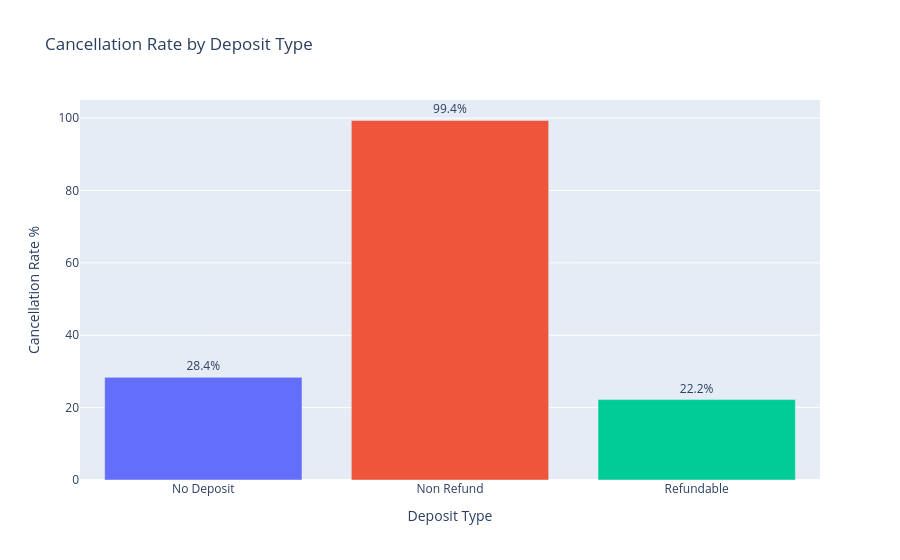

Here is the notebook cell this chart was saved with:
### Code cell
fig = px.bar(
    deposit_cancel, x="Deposit Type", y="Cancellation Rate %",
    color="Deposit Type", text="Cancellation Rate %",
    title="Cancellation Rate by Deposit Type"
)
fig.update_traces(texttemplate="%{text:.1f}%", textposition="outside")
fig.update_layout(showlegend=False, yaxis_range=[0, 105])
fig.show()

### Figure 1 — Plotly figure (JSON) as saved in the notebook; plotly's stock layout.template omitted (floating-point values rounded to 4 significant figures)
{"data": [{"hovertemplate": "Deposit Type=%{x}<br>Cancellation Rate %=%{text}<extra></extra>", "legendgroup": "No Deposit", "marker": {"color": "#636efa", "pattern": {"shape": ""}}, "name": "No Deposit", "orientation": "v", "showlegend": true, "text": [28.37], "textposition": "outside", "texttemplate": "%{text:.1f}%", "type": "bar", "x": ["No Deposit"], "xaxis": "x", "y": [28.37], "yaxis": "y"}, {"hovertemplate": "Deposit Type=%{x}<br>Cancellation Rate %=%{text}<extra></extra>", "legendgroup": "Non Refund", "marker": {"color": "#EF553B", "pattern": {"shape": ""}}, "name": "Non Refund", "orientation": "v", "showlegend": true, "text": [99.36], "textposition": "outside", "texttemplate": "%{text:.1f}%", "type": "bar", "x": ["Non Refund"], "xaxis": "x", "y": [99.36], "yaxis": "y"}, {"hovertemplate": "Deposit Type=%{x}<br>Cancellation Rate %=%{text}<extra></extra>", "legendgroup": "Refundable", "marker": {"color": "#00cc96", "pattern": {"shape": ""}}, "name": "Refundable", "orientation": "v", "showlegend": true, "text": [22.22], "textposition": "outside", "texttemplate": "%{text:.1f}%", "type": "bar", "x": ["Refundable"], "xaxis": "x", "y": [22.22], "yaxis": "y"}], "layout": {"barmode": "relative", "legend": {"title": {"text": "Deposit Type"}, "tracegroupgap": 0}, "showlegend": false, "title": {"text": "Cancellation Rate by Deposit Type"}, "xaxis": {"anchor": "y", "categoryarray": ["No Deposit", "Non Refund", "Refundable"], "categoryorder": "array", "domain": [0.0, 1.0], "title": {"text": "Deposit Type"}}, "yaxis": {"anchor": "x", "domain": [0.0, 1.0], "range": [0, 105], "title": {"text": "Cancellation Rate %"}}}}
